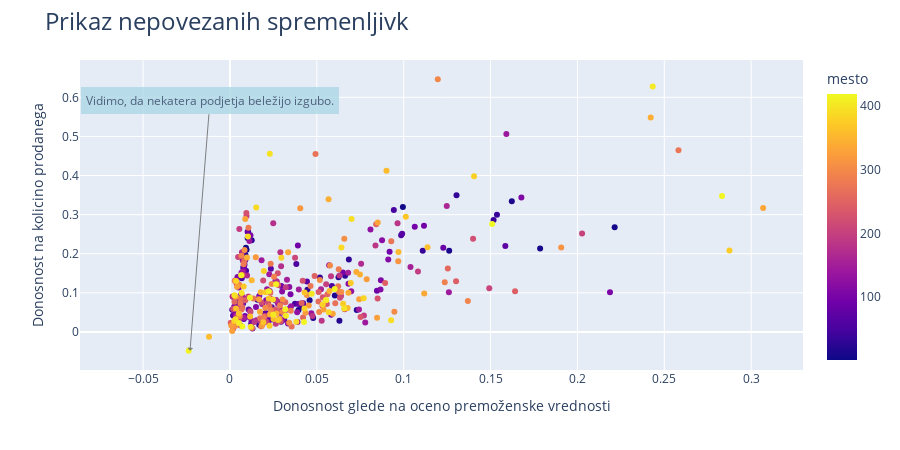

Source (notebook cell):
### Markdown cell above
Uspešnost podjetja bi se naivno dalo izračunati kot kvocient prodanega blaga in premoženske vrednosti. Količina profita na količino blaga pa naj predstavlja dodano vrednost ki jo podjetje prida svojemu izdelku. Spodji podatek kaže nepričakovana rezultata po katerih slednji kvaliteti nimata odvisnosti od mesta na lestvici. Podatek nemara ni tako presenetljiv, če upoštevamo, da se uspešnost najvidjeje prikazije pri manjših podjetjih.

### Code cell
graf6 = px.scatter(podjetja.drop([365]), x="Donosnost na premozensko vrednost", y="Donosnost na prodajo",
             color='mesto')
graf6.add_annotation(x = -0.023, y=-0.048,
    text="Vidimo, da nekatera podjetja beležijo izgubo.",
    showarrow=True,
    arrowhead=1,
    ax = 20,
    ay = -250,
    borderwidth=2,
    borderpad=4,
    bgcolor="#ADD8E6",
    opacity=0.8,
    arrowcolor="#636363",
    )
graf6.update_layout(
    title = "Prikaz nepovezanih spremenljivk",
    title_font = {'size': 24},
    width = 900,
    height = 450
)
graf6.update_yaxes(
    title_text = "Donosnost na kolicino prodanega"    
)
graf6.update_xaxes(
    title_text = "Donosnost glede na oceno premoženske vrednosti"
)
graf6.show()

### Figure 1 — Plotly figure (JSON) as saved in the notebook; plotly's stock layout.template omitted (floating-point values rounded to 4 significant figures; data arrays with more than 128 entries replaced by an {"elided": "..."} marker saying what was removed)
{"data": [{"hovertemplate": "Donosnost na premozensko vrednost=%{x}<br>Donosnost na prodajo=%{y}<br>mesto=%{marker.color}<extra></extra>", "legendgroup": "", "marker": {"color": {"elided": "380 int values"}, "coloraxis": "coloraxis", "symbol": "circle"}, "mode": "markers", "name": "", "orientation": "v", "showlegend": false, "type": "scatter", "x": {"elided": "380 float values"}, "xaxis": "x", "y": {"elided": "380 float values"}, "yaxis": "y"}], "layout": {"annotations": [{"arrowcolor": "#636363", "arrowhead": 1, "ax": 20, "ay": -250, "bgcolor": "#ADD8E6", "borderpad": 4, "borderwidth": 2, "opacity": 0.8, "showarrow": true, "text": "Vidimo, da nekatera podjetja beležijo izgubo.", "x": -0.023, "y": -0.048}], "coloraxis": {"colorbar": {"title": {"text": "mesto"}}, "colorscale": [[0, "#0d0887"], [0.1111, "#46039f"], [0.2222, "#7201a8"], [0.3333, "#9c179e"], [0.4444, "#bd3786"], [0.5556, "#d8576b"], [0.6667, "#ed7953"], [0.7778, "#fb9f3a"], [0.8889, "#fdca26"], [1, "#f0f921"]]}, "height": 450, "legend": {"tracegroupgap": 0}, "margin": {"t": 60}, "title": {"font": {"size": 24}, "text": "Prikaz nepovezanih spremenljivk"}, "width": 900, "xaxis": {"anchor": "y", "domain": [0, 1], "title": {"text": "Donosnost glede na oceno premoženske vrednosti"}}, "yaxis": {"anchor": "x", "domain": [0, 1], "title": {"text": "Donosnost na kolicino prodanega"}}}}
